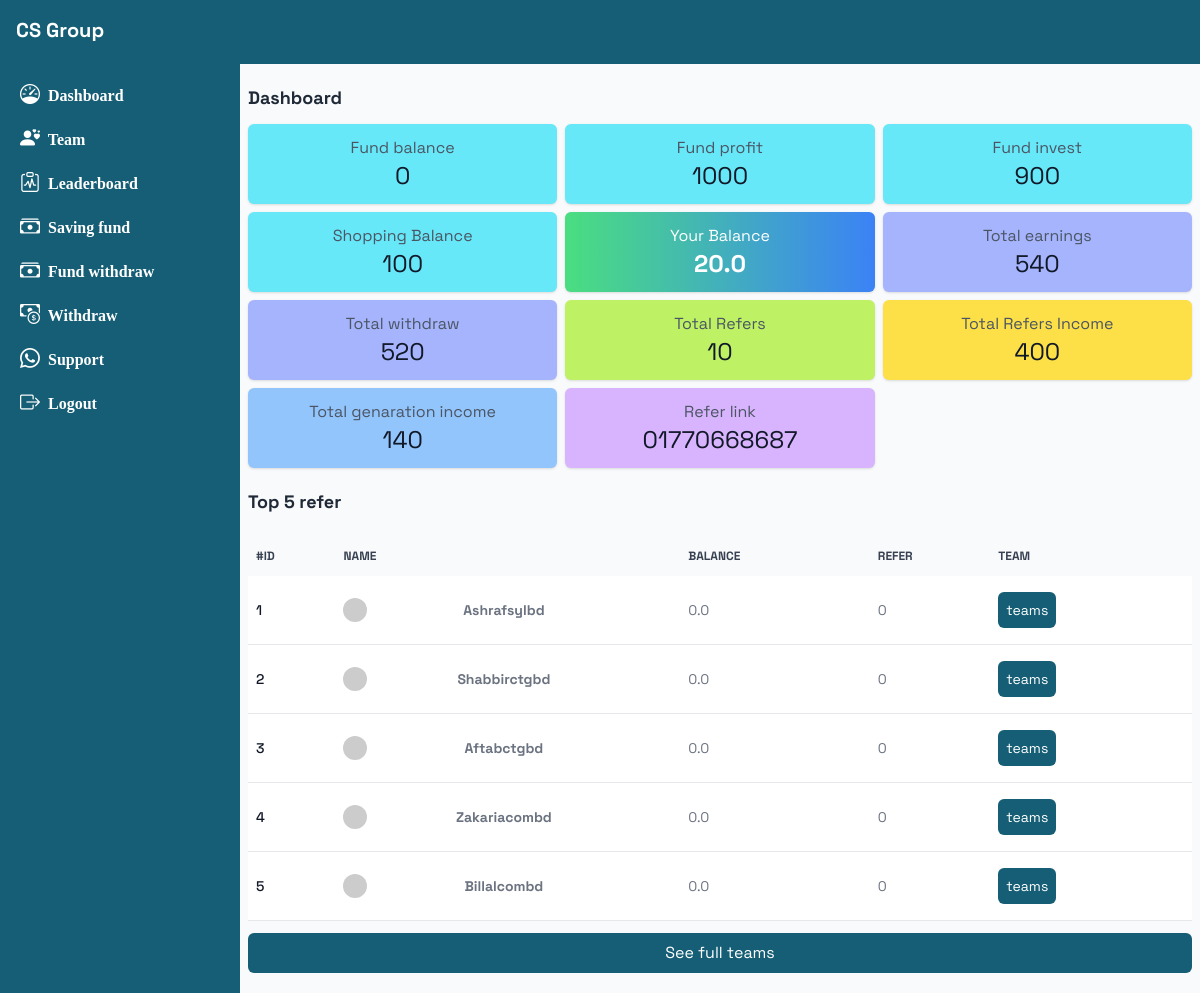
Before: /dashboard (signed in) with the older database file.
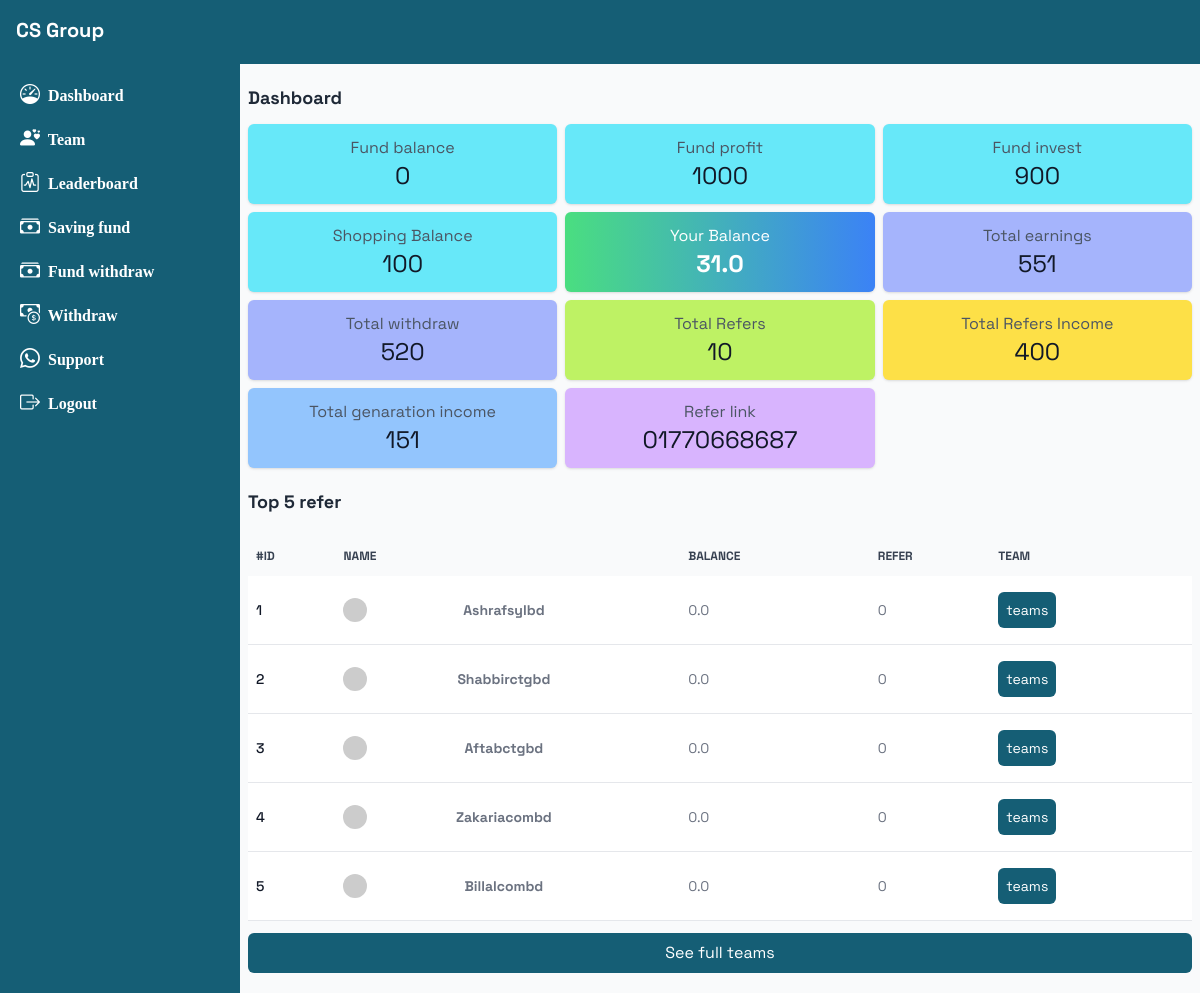
After: the same page with the newer database file.
### base/models.py (models this page shows, shortened)
class Profile(models.Model):
    user = models.ForeignKey(User, on_delete=models.CASCADE)
    name = models.CharField(max_length=200)
    title = models.CharField(max_length=200, null=True, blank=True)
    number = models.CharField(max_length=50)
    balance = models.FloatField(default=00)
    shopping_balance = models.IntegerField(default=0)
    refer_link = models.CharField(max_length=100)
    is_verified = models.BooleanField(default=False)
    reset_code = models.CharField(max_length=100, null=True, blank=True)
    referred_by = models.ForeignKey(User, related_name='teams', null=True, blank=True, on_delete=models.CASCADE)
    def total_refer(self):
        return Referral.objects.filter(referrer=self, generation=1).count()
    def totalwithdraw(self):
        w = Withdraw.objects.filter(profile=self)
        money = sum([i.amount for i in w])
        print(money)
        return money
    def total_refer_income(self):
        tf = Referral.objects.filter(referrer=self, generation=1).count()
        return 40 * tf
    def total_gen_income(self):
        referrals = Referral.objects.filter(referrer=self, generation__lte=10)
        generation_counts = {i: 0 for i in range(1, 11)}
        for referral in referrals:
            generation_counts[referral.generation] += 1
        multipliers = {
            1: 10,
            2: 5,
            3: 4,
            4: 3,
            5: 2,
            6: 2,
            7: 1,
            8: 1,
            9: 1,
            10: 1,
                }
        sums = sum(generation_counts[g] * multipliers[g] for g in generation_counts)
        return sums
    def lti(self):
        if self.balance == 0:
            return 00
        referrals = Referral.objects.filter(referrer=self, generation__lte=10)
        generation_counts = {i: 0 for i in range(1, 11)}
        for referral in referrals:
            generation_counts[referral.generation] += 1
        multipliers = {
            1: 50,
            2: 5,
            3: 4,
            4: 3,
            5: 2,
            6: 2,
            7: 1,
            8: 1,
            9: 1,
            10: 1,
                }
        sums = sum(generation_counts[g] * multipliers[g] for g in generation_counts)
        return sums

class Referral(models.Model):
    referrer = models.ForeignKey(Profile, on_delete=models.CASCADE, related_name='referrals_made')
    referred_user = models.ForeignKey(Profile, on_delete=models.CASCADE, related_name='referrals_received')
    generation = models.PositiveIntegerField()

class Withdraw(models.Model):
    profile = models.ForeignKey(Profile, on_delete=models.CASCADE)
    amount = models.IntegerField(default=0)
    method = models.CharField(max_length=100)
    status = models.CharField(max_length=100)
    number = models.CharField(max_length=100)
    created_at = models.DateTimeField(auto_now_add=True)

### base/views.py (the view)
# urls.py: path('dashboard', dashboard),
def dashboard(request):
    if request.user.is_authenticated:
        con = False
        if request.GET.get('confetti'):
            con = True
        pr = Profile.objects.get(user=request.user)
        r = pr.total_refer()
        rf = Referral.objects.filter(referrer=pr, generation=1).order_by('-id')[0:5]
        fund = 0
        profit = 0
        try:
            fn = Funded.objects.filter(profle=pr)[0]
            fund = fn.total_bal()
            profit = Profit.objects.get(profile=pr)
        except:
            pass
        context = {'profit':profit, 'rf':rf, 'r':r, 'p':pr, 'fund':fund, 'con':con}
        return render(request, 'dashhome.html', context)
    return render(request, 'login.html')

### base/models.py (called while the page is built)
    def total_bal(self):
        fnf = Funded.objects.filter(profle=self.profle)
        money = sum([i.balance for i in fnf])
        return money

### templates/dashhome.html (shortened to what the changed rows need)
{% extends 'dash.html' %}
{% block body %}
{% if p.is_verified %}
<section>
<div class="my-3">
<h2 class=" font-bold text-gray-800 text-lg">Dashboard</h2>
</div>
    <div class="info grid grid-cols-2 md:grid-cols-3 gap-2">
        <div class="bg-cyan-300 card p-3 rounded-md shadow flex flex-col items-center justify-center">
            <h2 class="text-gray-600 text-md">Fund balance</h2>
            <p class="text-2xl text-gray-900">{{profit.balance}}</p>
        </div>
        <div class="bg-cyan-300 card p-3 rounded-md shadow flex flex-col items-center justify-center">
            <h2 class="text-gray-600 text-md">Fund profit</h2>
            <p class="text-2xl text-gray-900">{{profit.profits}}</p>
        </div>
        <div class="bg-cyan-300 card p-3 rounded-md shadow flex flex-col items-center justify-center">
            <h2 class="text-gray-600 text-md">Fund invest</h2>
            <p class="text-2xl text-gray-900">{{profit.alltime}}</p>
        </div>
        <div class="bg-cyan-300 card p-3 rounded-md shadow flex flex-col items-center justify-center">
            <h2 class="text-gray-600 text-md"> Shopping Balance</h2>
            <p class="text-2xl text-gray-900">100</p>
        </div>
        <div class="bg-orange-300 card p-3 rounded-md shadow flex flex-col items-center justify-center   bg-gradient-to-r from-green-400 via-blue-500 to-purple-600 animate-gradient">
            <h2 class="text-white text-md">Your Balance</h2>
            <p class="text-2xl text-white font-bold">{{p.balance}}</p>
        </div>
        <div class="bg-indigo-300 card p-3 rounded-md shadow flex flex-col items-center justify-center">
            <h2 class="text-gray-600 text-md">Total earnings</h2>
            <p class="text-2xl text-gray-900">{{p.lti}}</p>
        </div>
                <div class="bg-indigo-300 card p-3 rounded-md shadow flex flex-col items-center justify-center">
            <h2 class="text-gray-600 text-md">Total withdraw</h2>
            <p class="text-2xl text-gray-900">{{p.totalwithdraw}}</p>
        </div>
        <div class="card p-3 bg-lime-300 rounded-md shadow flex flex-col items-center justify-center">
            <h2 class="text-gray-600 text-md"> Total Refers</h2>
            <p class="text-2xl text-gray-900">{{r}}</p>
        </div>
<div class="card p-3 bg-yellow-300 rounded-md shadow flex flex-col items-center justify-center">
            <h2 class="text-center text-gray-600 text-md"> Total Refers Income</h2>
            <p class="text-2xl text-gray-900">{{p.total_refer_income}}</p>
        </div>
        <div class="card p-3 bg-blue-300 rounded-md shadow flex flex-col items-center justify-center">
            <h2 class="text-gray-600 text-center text-md">Total genaration income</h2>
            <p class="text-2xl text-gray-900">{{p.total_gen_income}}</p>
        </div>
        <div class="card p-3 bg-purple-300 rounded-md shadow flex flex-col items-center justify-center">
            <h2 class="text-gray-600 text-md">Refer link</h2>
            <p class="text-2xl text-gray-900">{{p.refer_link}}</p>
        </div>
    </div>
<div class="my-5">
<h2 class="mt-5 font-bold text-gray-800 text-lg">Top 5 refer</h2>
</div>
<div class="relative overflow-x-auto z-0">
    <table class="w-full text-sm text-left rtl:text-right text-gray-500">
        <thead class="text-xs text-gray-700 uppercase bg-gray-50">
            <tr>
                <th scope="col" class="px-2 py-3">
                    #id
                </th>
                <th scope="col" class="px-6 py-3">
                    name
                </th>
                <th scope="col" class="px-6 py-3">
                    balance
                </th>
                <th scope="col" class="px-2 py-3">
                    refer
                </th>
               <th scope="col" class="px-6 py-3">
                    team
                </th>
            </tr>
        </thead>
        <tbody class="">
{% for ru in rf %}
            <tr class="bg-white  border-b">
                <th scope="row" class="px-2 py-4 font-medium text-gray-900 whitespace-nowrap ">
                    {{ forloop.counter }}
                </th>
                <td class="px-6 py-4">
                   <div class="flex gap-1 md:gap-0">
<img class="w-6 rounded-3xl"  src="https://api.dicebear.com/8.x/big-smile/svg?seed={{ru.referred_user.user}}">
<p class="m-auto font-bold">{{ru.referred_user.user}}</p>
</div>
                </td>
                <td class="px-6 py-4">
                    {{ru.referred_user.balance}}
                </td>
                <td class="px-2 py-4">
                    {{ru.referred_user.total_refer}}
                </td>
<td class="px-6 py-4">
                   <a href="/teams/{{ru.referred_user.user.username}}"><button class="p-2 rounded-md bg-cyan-800 text-white">teams</button>
                </td>
            </tr>
         {% endfor %}
        </tbody>
    </table>
     <a href="/teams/{{request.user.username}}">
    <button class="p-2 w-full bg-cyan-800 text-white my-3 rounded-md">See full teams</button>
     </a>
</div>
</section>
{% endif %}
{% endblock %}

Changed rows visible on the page:
changed Profile: balance "20.0" → "31.0"; lti "540" → "551"; total_gen_income "140" → "151"
